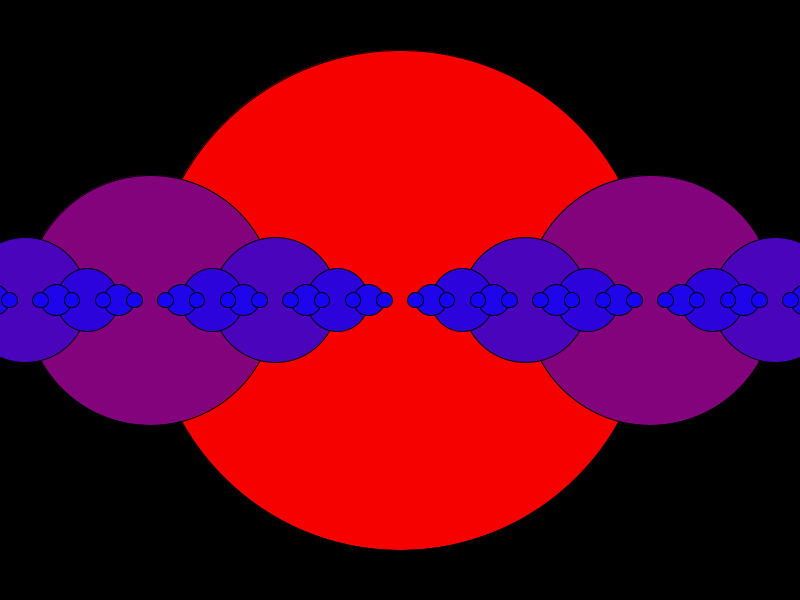
Frame 1 (no input)
Frame 60 (the mouse pressed at the canvas centre just before this capture): identical to frame 1, image omitted
Frame 120 (the mouse held since frame 60 and released just before this capture): identical to frame 1, image omitted

The Processing sketch that drew this single still picture (run headless with seeded random() and noise(); from frame 60 on, the mouse is pressed at the canvas centre):

// Processing sketch: e02_fraktal_przesuniecieWDwieStronyPlusKolor
// ── e02_fraktal_przesuniecieWDwieStronyPlusKolor.pde
// rekurencja i prosty fraktal

float maxSrednica = 500;
float minSrednica = 10;

void setup() {
  size( 800, 600 );
}
void draw() {
  background(0);
  elipsa_fraktal( width/2, height/2, maxSrednica );
}
void elipsa_fraktal( float pozycjaX, float pozycjaY, float srednica ) {
  if ( srednica >= minSrednica ) {
    
    color c1 = #F70000;
    color c2 = #1405F5;
    float ratio = map( srednica, maxSrednica, minSrednica, 0, 1 );
    color mixColor = lerpColor( c1, c2, ratio );
    
    fill( mixColor );
    ellipse( pozycjaX, pozycjaY, srednica, srednica );
    
    // funkcja moze sie wywolac kilkukrotnie z roznymi parametrami generujac zlożone patterny
    elipsa_fraktal( pozycjaX - srednica * 0.5, pozycjaY, srednica * 0.5 );
    elipsa_fraktal( pozycjaX + srednica * 0.5, pozycjaY, srednica * 0.5 );
    //elipsa_fraktal( pozycjaX, pozycjaY + srednica * 0.5, srednica * 0.5 );
    
    
  }
}
